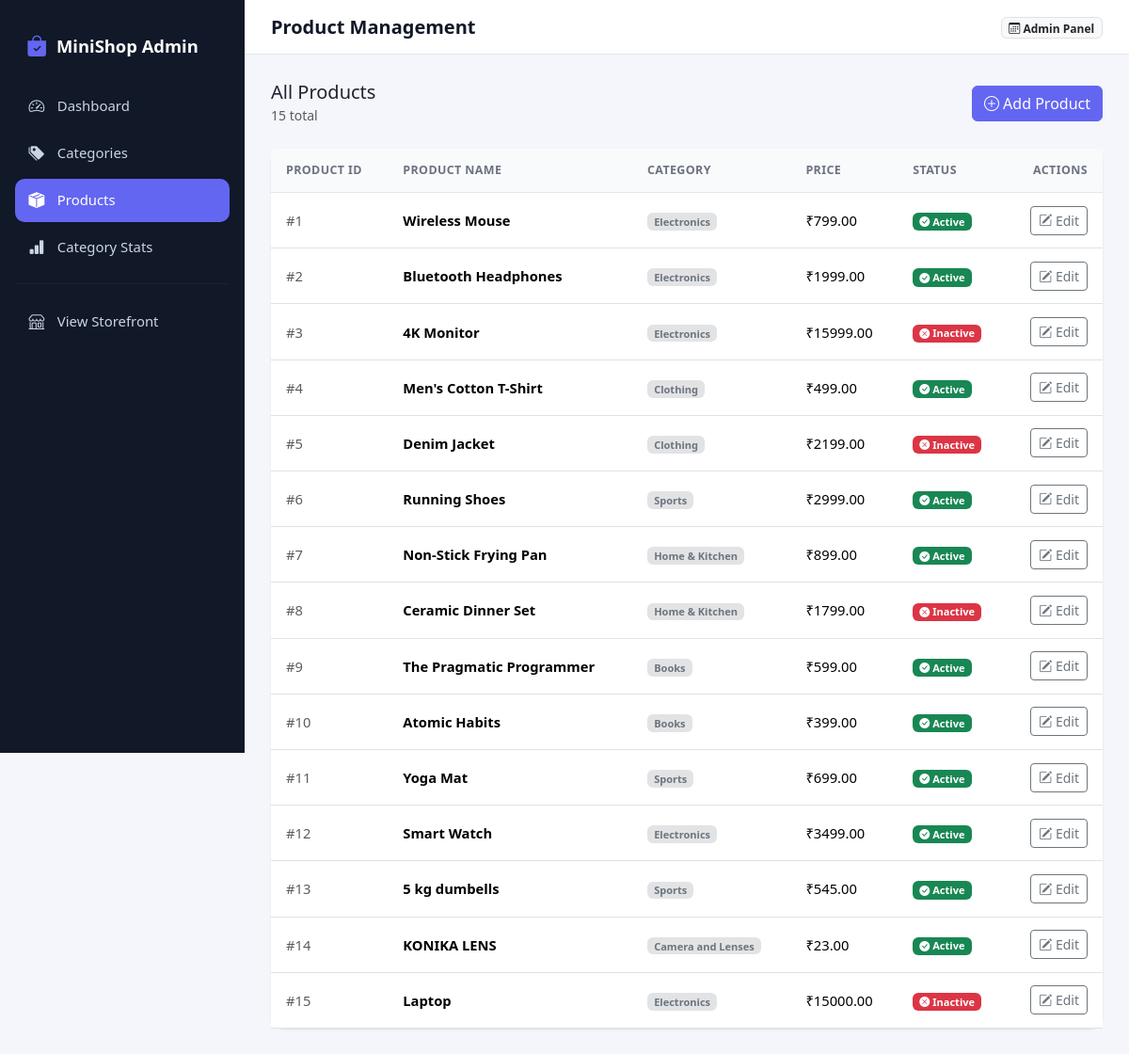
Page /products on the committed database.
### tables this page shows
CREATE TABLE products (
            product_id   INTEGER PRIMARY KEY AUTOINCREMENT,
            product_name TEXT NOT NULL,
            category_id  INTEGER NOT NULL,
            price        REAL NOT NULL,
            status       INTEGER NOT NULL DEFAULT 1,
            FOREIGN KEY (category_id) REFERENCES categories (category_id)
        );

CREATE TABLE categories (
            category_id   INTEGER PRIMARY KEY AUTOINCREMENT,
            category_name TEXT NOT NULL UNIQUE
        );

### app.py (the view)
@app.route("/products")
def product_list():
    conn = get_db_connection()
    products = conn.execute(
        """
        SELECT p.product_id, p.product_name, p.price, p.status,
               c.category_name
        FROM products p
        JOIN categories c ON p.category_id = c.category_id
        ORDER BY p.product_id
        """
    ).fetchall()
    conn.close()
    return render_template("product_list.html", products=products)

### app.py (called while the page is built)
def get_db_connection():
    conn = sqlite3.connect(DB_NAME)
    conn.row_factory = sqlite3.Row
    conn.execute("PRAGMA foreign_keys = ON")
    return conn

### templates/product_list.html (shortened to what this page needs)
{% extends "base.html" %}
{% block page_title %}Product Management{% endblock %}
{% block content %}
<div class="d-flex justify-content-between align-items-center mb-4">
    <div>
        <h5 class="mb-0">All Products</h5>
        <small class="text-muted">{{ products|length }} total</small>
    </div>
    <a href="{{ url_for('add_product') }}" class="btn btn-primary">
        <i class="bi bi-plus-circle"></i> Add Product
    </a>
</div>
<div class="card">
    <div class="card-body p-0">
        <div class="table-responsive">
            <table class="table table-hover align-middle mb-0">
                <thead>
                    <tr>
                        <th>Product ID</th>
                        <th>Product Name</th>
                        <th>Category</th>
                        <th>Price</th>
                        <th>Status</th>
                        <th class="text-end">Actions</th>
                    </tr>
                </thead>
                <tbody>
                    {% for product in products %}
                    <tr>
                        <td class="text-muted">#{{ product.product_id }}</td>
                        <td class="fw-semibold">{{ product.product_name }}</td>
                        <td><span class="badge bg-secondary-subtle text-secondary">{{ product.category_name }}</span></td>
                        <td>₹{{ "%.2f"|format(product.price) }}</td>
                        <td>
                            {% if product.status == 1 %}
                                <span class="badge bg-success"><i class="bi bi-check-circle-fill"></i> Active</span>
                            {% else %}
                                <span class="badge bg-danger"><i class="bi bi-x-circle-fill"></i> Inactive</span>
                            {% endif %}
                        </td>
                        <td class="text-end">
                            <a href="{{ url_for('edit_product', product_id=product.product_id) }}"
                               class="btn btn-sm btn-outline-secondary">
                                <i class="bi bi-pencil-square"></i> Edit
                            </a>
                        </td>
                    </tr>
                    {% else %}
                    <tr>
                        <td colspan="6" class="text-center text-muted py-4">No products yet.</td>
                    </tr>
                    {% endfor %}
                </tbody>
            </table>
        </div>
    </div>
</div>
{% endblock %}

### static/css/style.css (style rules this page uses)
:root { --brand-primary: #6366f1; --brand-primary-dark: #4f46e5; --sidebar-bg: #111827; --sidebar-bg-hover: #1f2937; --page-bg: #f4f6fb; --card-radius: 14px; }
* { box-sizing: border-box; }
body { background-color: var(--page-bg); font-family: 'Segoe UI', system-ui, -apple-system, sans-serif; color: #1f2330; }
a { text-decoration: none; }
.card { border: none; border-radius: var(--card-radius); box-shadow: 0 1px 3px rgba(16, 24, 40, 0.06), 0 1px 2px rgba(16, 24, 40, 0.04); }
.table thead th { background: #f9fafb; font-size: 0.78rem; text-transform: uppercase; letter-spacing: 0.03em; color: #6b7280; border-bottom: 1px solid #e5e7eb; padding: 0.85rem 1rem; }
.table tbody td { padding: 0.85rem 1rem; font-size: 0.92rem; }
.btn-primary { background-color: var(--brand-primary); border-color: var(--brand-primary); }

### rows in the picture
products: product_id "1", product_name "Wireless Mouse", category_name "Electronics", price "799.00", status 1 (drawn)
products: product_id "2", product_name "Bluetooth Headphones", category_name "Electronics", price "1999.00", status 1 (drawn)
products: product_id "3", product_name "4K Monitor", category_name "Electronics", price "15999.00", status 0 (drawn)
products: product_id "4", product_name "Men's Cotton T-Shirt", category_name "Clothing", price "499.00", status 1 (drawn)
products: product_id "5", product_name "Denim Jacket", category_name "Clothing", price "2199.00", status 0 (drawn)
products: product_id "6", product_name "Running Shoes", category_name "Sports", price "2999.00", status 1 (drawn)
products: product_id "7", product_name "Non-Stick Frying Pan", category_name "Home & Kitchen", price "899.00", status 1 (drawn)
products: product_id "8", product_name "Ceramic Dinner Set", category_name "Home & Kitchen", price "1799.00", status 0 (drawn)
products: product_id "9", product_name "The Pragmatic Programmer", category_name "Books", price "599.00", status 1 (drawn)
products: product_id "10", product_name "Atomic Habits", category_name "Books", price "399.00", status 1 (drawn)
products: product_id "11", product_name "Yoga Mat", category_name "Sports", price "699.00", status 1 (drawn)
products: product_id "12", product_name "Smart Watch", category_name "Electronics", price "3499.00", status 1 (drawn)
products: product_id "13", product_name "5 kg dumbells", category_name "Sports", price "545.00", status 1 (drawn)
products: product_id "14", product_name "KONIKA LENS", category_name "Camera and Lenses", price "23.00", status 1 (drawn)
products: product_id "15", product_name "Laptop", category_name "Electronics", price "15000.00", status 0 (drawn)

### other values in the picture
{{ products|length }} "15"
